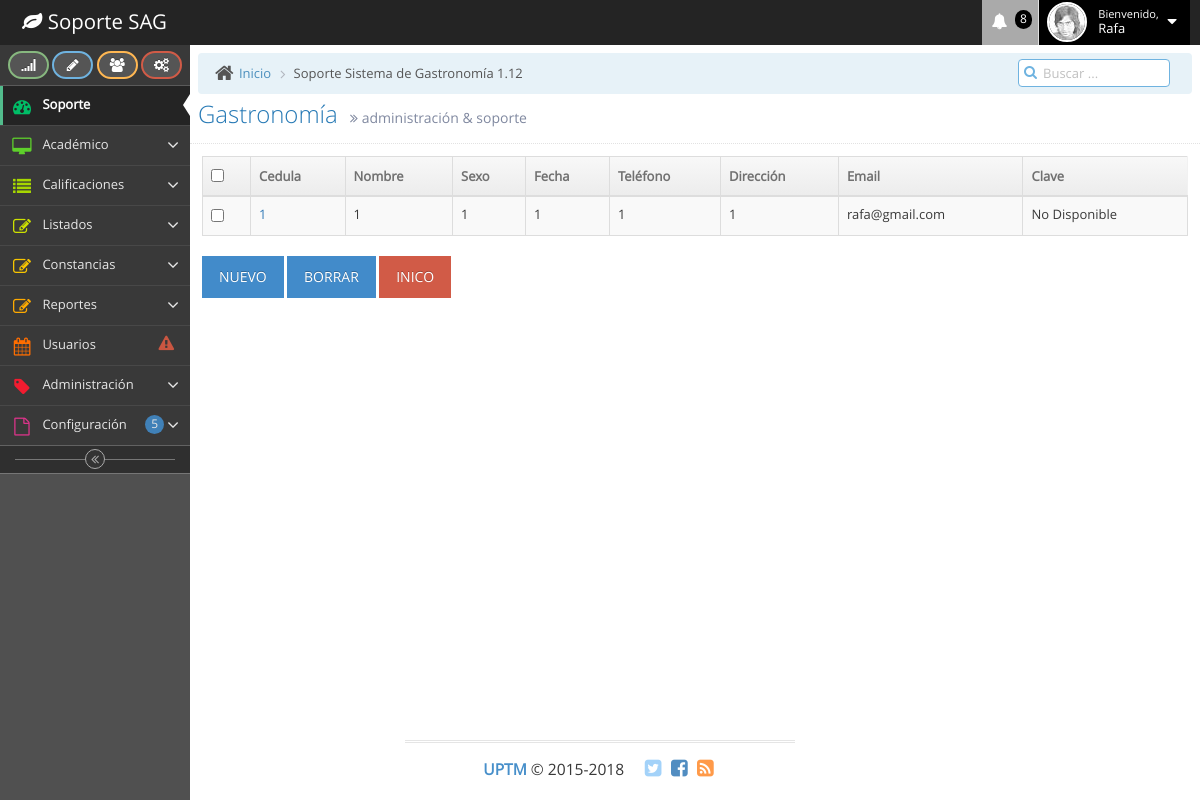
The app's page /soporteSAG/listaalumnos.php with its own data.
### tables this page shows
CREATE TABLE `alumno` (
  `cedula` varchar(15) NOT NULL,
  `clave` varchar(15) NOT NULL,
  `nombre` varchar(60) NOT NULL,
  `lugarnac` varchar(50) NOT NULL,
  `fechanac` varchar(20) NOT NULL,
  `edad` varchar(10) NOT NULL,
  `sexo` varchar(10) NOT NULL,
  `telefono` varchar(15) NOT NULL,
  `direccion` varchar(255) NOT NULL,
  `email` varchar(100) NOT NULL,
  `nombreconta` varchar(60) NOT NULL,
  `celconta` varchar(20) NOT NULL,
  `telconta` varchar(20) NOT NULL,
  `direconta` varchar(255) NOT NULL,
  `emailconta` varchar(100) NOT NULL,
  `expectativas` varchar(255) NOT NULL,
  `conocimientos` varchar(255) NOT NULL,
  `cursos` varchar(255) NOT NULL
);

### soporteSAG/listaalumnos.php (the view, shortened to what this page needs)
<?php
	$consulta = "SELECT * FROM alumno";
	$resultado = mysql_query($consulta) or die(mysql_error());
?>
<!DOCTYPE html>
<html lang="en">
	<head>
		<link rel="stylesheet" href="assets/css/bootstrap.min.css" />
		<link rel="stylesheet" href="assets/font-awesome/4.5.0/css/font-awesome.min.css" />
    <link rel="stylesheet" href="assets/css/jquery.fancybox.css">
    <link rel="stylesheet" href="assets/css/main.css">
		<link rel="stylesheet" href="assets/css/ace.min.css" class="ace-main-stylesheet" id="main-ace-style" />
		<link rel="stylesheet" href="assets/css/ace-skins.min.css" />
		<link rel="stylesheet" href="assets/css/ace-rtl.min.css" />
	</head>
	<body class="skin-2">
		<div id="navbar" class="navbar navbar-default          ace-save-state">
			<div class="navbar-container ace-save-state" id="navbar-container">
				<div class="navbar-header pull-left">
					<a href="index.php" class="navbar-brand">
						<small>
							<i class="fa fa-leaf"></i>
							Soporte SAG
						</small>
					</a>
				</div>
				<div class="navbar-buttons navbar-header pull-right" role="navigation">
					<ul class="nav ace-nav">
					  <li class="purple dropdown-modal">
							<a data-toggle="dropdown" class="dropdown-toggle" href="#">
								<i class="ace-icon fa fa-bell icon-animated-bell"></i>
								<span class="badge badge-important">8</span>
							</a>
					  </li>
						<li class="light-blue dropdown-modal">
							<a data-toggle="dropdown" href="#" class="dropdown-toggle">
								<img class="nav-user-photo" src="assets/images/avatars/user.jpg" alt="Jason's Photo" />
								<span class="user-info">
									<small>Bienvenido,</small>
									Rafa
								</span>
								<i class="ace-icon fa fa-caret-down"></i>
							</a>
					  </li>
				  </ul>
				</div>
			</div>
		</div>
		<div class="main-container ace-save-state" id="main-container">
			<div id="sidebar" class="sidebar                  responsive                    ace-save-state">
				<div class="sidebar-shortcuts" id="sidebar-shortcuts">
					<div class="sidebar-shortcuts-large" id="sidebar-shortcuts-large">
						<button class="btn btn-success">
							<i class="ace-icon fa fa-signal"></i>
						</button>
						<button class="btn btn-info">
							<i class="ace-icon fa fa-pencil"></i>
						</button>
						<button class="btn btn-warning">
							<i class="ace-icon fa fa-users"></i>
						</button>
						<button class="btn btn-danger">
							<i class="ace-icon fa fa-cogs"></i>
						</button>
					</div>
				</div>
				<ul class="nav nav-list">
					<li class="active">
						<a href="error404.php">
							<i class="menu-icon fa fa-tachometer"></i>
							<span class="menu-text"> Soporte </span>
						</a>
					</li>
					<li class="">
						<a href="#" class="dropdown-toggle">
							<i class="menu-icon fa fa-desktop"></i>
							<span class="menu-text">
								Académico
							</span>
							<b class="arrow fa fa-angle-down"></b>
						</a>
					</li>
					<li class="">
						<a href="listanotasfil.php" class="dropdown-toggle">
							<i class="menu-icon fa fa-list"></i>
							<span class="menu-text"> Calificaciones </span>
							<b class="arrow fa fa-angle-down"></b>
						</a>
					</li>
					<li class="">
						<a href="#" class="dropdown-toggle">
							<i class="menu-icon fa fa-pencil-square-o"></i>
							<span class="menu-text"> Listados </span>
							<b class="arrow fa fa-angle-down"></b>
						</a>
					</li>
<li class="">
						<a href="#" class="dropdown-toggle">
							<i class="menu-icon fa fa-pencil-square-o"></i>
									<span class="menu-text"> Constancias </span>
							<b class="arrow fa fa-angle-down"></b>
						</a>
					</li>
                    <li class="">
						<a href="#" class="dropdown-toggle">
							<i class="menu-icon fa fa-pencil-square-o"></i>
									<span class="menu-text"> Reportes </span>
							<b class="arrow fa fa-angle-down"></b>
						</a>
					</li>
				  <li class="">
						<a href="listausuarios.php">
							<i class="menu-icon fa fa-calendar"></i>
							<span class="menu-text">
								Usuarios
							<span class="badge badge-transparent tooltip-error" title="2 Important Events">
									<i class="ace-icon fa fa-exclamation-triangle red bigger-130"></i>
								</span>
							</span>
						</a>
					</li>
					<li class="">
						<a href="#" class="dropdown-toggle">
							<i class="menu-icon fa fa-tag"></i>
							<span class="menu-text"> Administración </span>
							<b class="arrow fa fa-angle-down"></b>
						</a>
					</li>
					<li class="">
						<a href="error-404.html" class="dropdown-toggle">
							<i class="menu-icon fa fa-file-o"></i>
							<span class="menu-text">
								Configuración
							<span class="badge badge-primary">5</span>
							</span>
							<b class="arrow fa fa-angle-down"></b>
						</a>
					</li>
				</ul>
				<div class="sidebar-toggle sidebar-collapse" id="sidebar-collapse">
					<i id="sidebar-toggle-icon" class="ace-icon fa fa-angle-double-left ace-save-state" data-icon1="ace-icon fa fa-angle-double-left" data-icon2="ace-icon fa fa-angle-double-right"></i>
				</div>
			</div>
			<div class="main-content">
				<div class="main-content-inner">
				  <div class="breadcrumbs ace-save-state" id="breadcrumbs">
						<ul class="breadcrumb">
							<li>
								<i class="ace-icon fa fa-home home-icon"></i>
								<a href="#">Inicio</a>
							</li>
							<li class="active">Soporte Sistema de Gastronomía 1.12</li>
						</ul>
						<div class="nav-search" id="nav-search">
							<form class="form-search">
								<span class="input-icon">
									<input type="text" placeholder="Buscar ..." class="nav-search-input" id="nav-search-input" autocomplete="off" />
									<i class="ace-icon fa fa-search nav-search-icon"></i>
								</span>
							</form>
						</div>
					</div>
						<div class="page-header">
							<h1>
								Gastronomía
								<small>
									<i class="ace-icon fa fa-angle-double-right"></i>
									administración &amp; soporte
								</small>
						  </h1>
				  </div>
						<div class="row">
							<div class="col-xs-12">
								<div class="col-xs-12">
      <section id="main-content">
          <section class="wrapper">
          	<div class="row mt">
          		<div class="col-lg-12">
                  <div class="form-panel">
								<div class="module-body table">
									<form name="form" method="post" action="">
										<table cellpadding="0" cellspacing="0" border="0" class="table table-striped table-bordered table-hover dataTable no-footer" width="100%">
											<thead>
												<tr>
													<th class="cell-check"><input type="checkbox" class="inbox-checkbox" name="chkall" onclick="markall(this.form)"></th>
													<th>Cedula</th>
													<th>Nombre</th>
													<th>Sexo</th>
													<th>Fecha</th>
													<th>Teléfono</th>
													<th>Dirección</th>
													<th>Email</th>
													<th>Clave</th>
												</tr>
											</thead>
											<tbody>
												<?php
												while($fila = mysql_fetch_assoc($resultado)){
												?>
												<tr class="odd gradeX">
													<td class="cell-check"><input type="checkbox" class="inbox-checkbox " name="chk" value="<?php echo $fila["cedula"]; ?>"></td>
            							<td><a href="edicionalumnos.php?i=<?php echo $fila["cedula"] ?>"><?php echo $fila["cedula"] ?></a></td>
													<td><?php echo $fila["nombre"] ?></td>
													<td><?php echo $fila["sexo"] ?></td>
													<td><?php echo $fila["fechanac"] ?></td>
													<td><?php echo $fila["telefono"] ?></td>
													<td><?php echo $fila["direccion"] ?></td>
													<td><?php echo $fila["email"] ?></td>
													<td>No Disponible</td>
												</tr>
												<?php
												}
												?>
											</tbody>
										</table>
									</form>
								</div>
							</div>
							<a class="btn btn-primary" href="edicionalumnos.php">Nuevo</a>
							<a class="btn btn-primary" href="javascript:remove(this.form, 'listaalumnos.php')">Borrar</a>
							<a href="index.php" class="btn btn-danger">Inico</a>
						<br/>
          		</div>
          	</div>
		</section>
								</div>
							</div>
						</div>
			  </div>
				</div>
			</div>
		<div class="footer">
				<div class="footer-inner">
					<div class="footer-content">
						<span class="bigger-120">
							<span class="blue bolder">UPTM</span>
							 &copy; 2015-2018
						</span>
						<span class="action-buttons">
							<a href="#">
								<i class="ace-icon fa fa-twitter-square light-blue bigger-150"></i>
							</a>
							<a href="#">
								<i class="ace-icon fa fa-facebook-square text-primary bigger-150"></i>
							</a>
							<a href="#">
								<i class="ace-icon fa fa-rss-square orange bigger-150"></i>
							</a>
						</span>
					</div>
				</div>
			</div>
	</body>
</html>

### soporteSAG/assets/css/main.css (style rules this page uses)
body { background-color: #fff; font-family: 'Open Sans', sans-serif; line-height: 24px; font-size: 16px; color: #818181; }
a { -webkit-transition: all 0.3s ease-out 0s; -moz-transition: all 0.3s ease-out 0s; -ms-transition: all 0.3s ease-out 0s; -o-transition: all 0.3s ease-out 0s; transition: all 0.3s ease-out 0s; }
a, a:hover, a:focus, .btn:focus { text-decoration: none; outline: none; }
h1, h2, h3, h4, h5, h6, .h1, .h2, .h3, .h4, .h5, .h6 { font-family: 'Open Sans', sans-serif; color: #252525; }
.btn { border-radius: 0; border: 0; position: relative; text-transform: uppercase; }
.footer-content { width: 390px; margin: 0 auto; }

### records on screen
alumno: cedula "1", nombre "1", sexo "1", fechanac "1", telefono "1", direccion "1", email "rafa@gmail.com"
